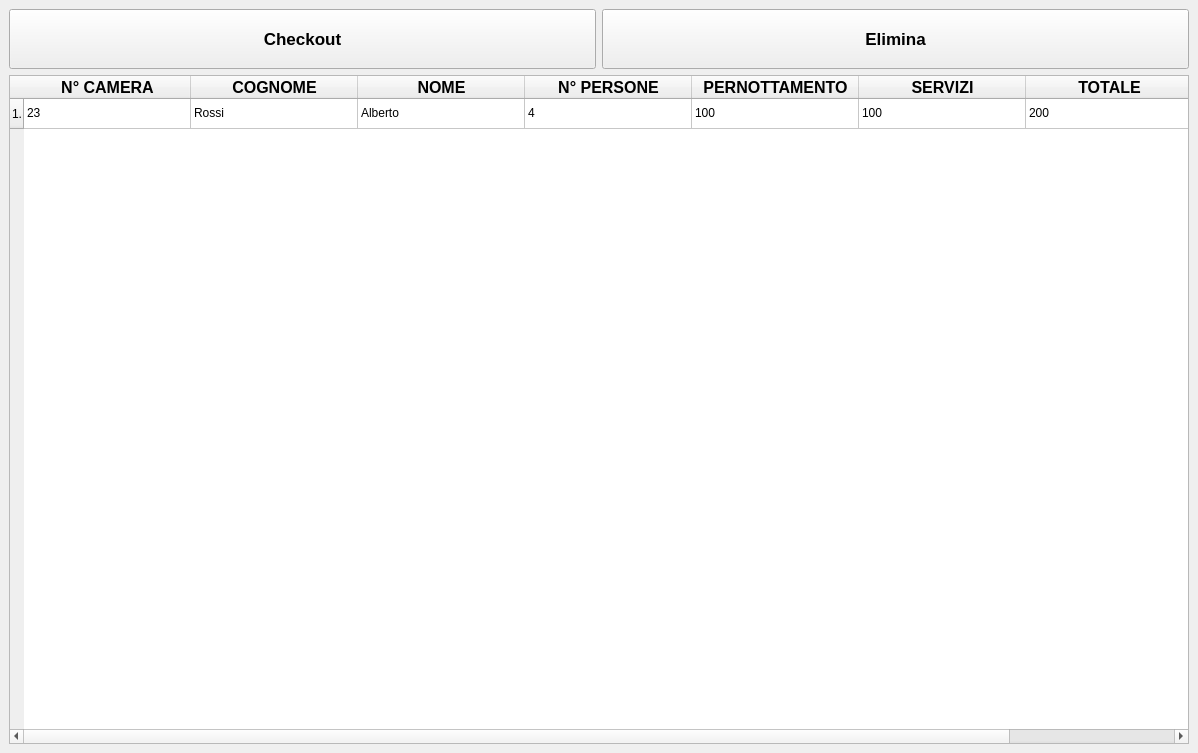
<?xml version="1.0" encoding="UTF-8"?>
<ui version="4.0">
 <class>CheckOUt</class>
 <widget class="QMainWindow" name="CheckOUt">
  <property name="geometry">
   <rect>
    <x>0</x>
    <y>0</y>
    <width>1198</width>
    <height>753</height>
   </rect>
  </property>
  <property name="windowTitle">
   <string>Checkout</string>
  </property>
  <widget class="QWidget" name="centralwidget">
   <layout class="QGridLayout" name="gridLayout">
    <item row="0" column="0">
     <layout class="QHBoxLayout" name="horizontalLayout">
      <item>
       <widget class="QPushButton" name="pushButton">
        <property name="minimumSize">
         <size>
          <width>586</width>
          <height>60</height>
         </size>
        </property>
        <property name="font">
         <font>
          <family>Arial</family>
          <pointsize>13</pointsize>
          <weight>75</weight>
          <bold>true</bold>
         </font>
        </property>
        <property name="text">
         <string>Checkout</string>
        </property>
       </widget>
      </item>
      <item>
       <widget class="QPushButton" name="pushButton_2">
        <property name="minimumSize">
         <size>
          <width>586</width>
          <height>60</height>
         </size>
        </property>
        <property name="font">
         <font>
          <family>Arial</family>
          <pointsize>13</pointsize>
          <weight>75</weight>
          <bold>true</bold>
         </font>
        </property>
        <property name="text">
         <string>Elimina</string>
        </property>
       </widget>
      </item>
     </layout>
    </item>
    <item row="1" column="0">
     <widget class="QTableWidget" name="tableWidget">
      <property name="editTriggers">
       <set>QAbstractItemView::NoEditTriggers</set>
      </property>
      <property name="selectionMode">
       <enum>QAbstractItemView::SingleSelection</enum>
      </property>
      <property name="selectionBehavior">
       <enum>QAbstractItemView::SelectRows</enum>
      </property>
      <attribute name="horizontalHeaderDefaultSectionSize">
       <number>167</number>
      </attribute>
      <attribute name="horizontalHeaderHighlightSections">
       <bool>false</bool>
      </attribute>
      <attribute name="horizontalHeaderStretchLastSection">
       <bool>true</bool>
      </attribute>
      <row>
       <property name="text">
        <string>1.</string>
       </property>
      </row>
      <column>
       <property name="text">
        <string>N° CAMERA</string>
       </property>
       <property name="font">
        <font>
         <pointsize>12</pointsize>
         <weight>75</weight>
         <bold>true</bold>
        </font>
       </property>
      </column>
      <column>
       <property name="text">
        <string>COGNOME</string>
       </property>
       <property name="font">
        <font>
         <pointsize>12</pointsize>
         <weight>75</weight>
         <bold>true</bold>
        </font>
       </property>
      </column>
      <column>
       <property name="text">
        <string>NOME</string>
       </property>
       <property name="font">
        <font>
         <pointsize>12</pointsize>
         <weight>75</weight>
         <bold>true</bold>
        </font>
       </property>
      </column>
      <column>
       <property name="text">
        <string>N° PERSONE</string>
       </property>
       <property name="font">
        <font>
         <pointsize>12</pointsize>
         <weight>75</weight>
         <bold>true</bold>
        </font>
       </property>
      </column>
      <column>
       <property name="text">
        <string>PERNOTTAMENTO</string>
       </property>
       <property name="font">
        <font>
         <pointsize>12</pointsize>
         <weight>75</weight>
         <bold>true</bold>
        </font>
       </property>
      </column>
      <column>
       <property name="text">
        <string>SERVIZI</string>
       </property>
       <property name="font">
        <font>
         <pointsize>12</pointsize>
         <weight>75</weight>
         <bold>true</bold>
        </font>
       </property>
      </column>
      <column>
       <property name="text">
        <string>TOTALE</string>
       </property>
       <property name="font">
        <font>
         <pointsize>12</pointsize>
         <weight>75</weight>
         <bold>true</bold>
        </font>
       </property>
      </column>
      <item row="0" column="0">
       <property name="text">
        <string>23</string>
       </property>
      </item>
      <item row="0" column="1">
       <property name="text">
        <string>Rossi</string>
       </property>
      </item>
      <item row="0" column="2">
       <property name="text">
        <string>Alberto</string>
       </property>
      </item>
      <item row="0" column="3">
       <property name="text">
        <string>4</string>
       </property>
      </item>
      <item row="0" column="4">
       <property name="text">
        <string>100</string>
       </property>
      </item>
      <item row="0" column="5">
       <property name="text">
        <string>100</string>
       </property>
      </item>
      <item row="0" column="6">
       <property name="text">
        <string>200</string>
       </property>
      </item>
     </widget>
    </item>
   </layout>
  </widget>
 </widget>
 <resources/>
 <connections/>
</ui>
